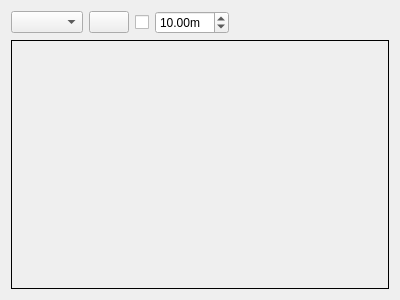
<?xml version="1.0" encoding="UTF-8"?>
<ui version="4.0">
 <class>ImageEnhancerWidget</class>
 <widget class="QWidget" name="ImageEnhancerWidget">
  <property name="enabled">
   <bool>true</bool>
  </property>
  <property name="geometry">
   <rect>
    <x>0</x>
    <y>0</y>
    <width>400</width>
    <height>300</height>
   </rect>
  </property>
  <property name="windowTitle">
   <string>Image Enhancer</string>
  </property>
  <layout class="QVBoxLayout" name="verticalLayout" stretch="0,1,0">
   <item>
    <layout class="QHBoxLayout" name="horizontalLayout" stretch="0,0,0,0,1">
     <item>
      <widget class="QComboBox" name="topics_combo_box">
       <property name="sizeAdjustPolicy">
        <enum>QComboBox::AdjustToContents</enum>
       </property>
      </widget>
     </item>
     <item>
      <widget class="QPushButton" name="refresh_topics_push_button"/>
     </item>
     <item>
      <widget class="QCheckBox" name="dynamic_range_check_box">
       <property name="toolTip">
        <string>Dynamic depth range</string>
       </property>
       <property name="text">
        <string/>
       </property>
      </widget>
     </item>
     <item>
      <widget class="QDoubleSpinBox" name="max_range_double_spin_box">
       <property name="toolTip">
        <string>Max depth</string>
       </property>
       <property name="suffix">
        <string>m</string>
       </property>
       <property name="minimum">
        <double>0.010000000000000</double>
       </property>
       <property name="maximum">
        <double>100.000000000000000</double>
       </property>
       <property name="value">
        <double>10.000000000000000</double>
       </property>
      </widget>
     </item>
     <item>
      <spacer name="horizontalSpacer">
       <property name="orientation">
        <enum>Qt::Horizontal</enum>
       </property>
       <property name="sizeHint" stdset="0">
        <size>
         <width>40</width>
         <height>20</height>
        </size>
       </property>
      </spacer>
     </item>
    </layout>
   </item>
   <item>
    <layout class="QHBoxLayout" name="horizontalLayout_2" stretch="1,0">
     <property name="spacing">
      <number>0</number>
     </property>
     <item>
      <widget class="rqt_image_enhancer::RatioLayoutedFrame" name="image_frame">
       <property name="sizePolicy">
        <sizepolicy hsizetype="Expanding" vsizetype="Expanding">
         <horstretch>0</horstretch>
         <verstretch>0</verstretch>
        </sizepolicy>
       </property>
       <property name="minimumSize">
        <size>
         <width>80</width>
         <height>60</height>
        </size>
       </property>
       <property name="frameShape">
        <enum>QFrame::Box</enum>
       </property>
       <property name="lineWidth">
        <number>1</number>
       </property>
      </widget>
     </item>
     <item>
      <spacer name="horizontalSpacer_2">
       <property name="orientation">
        <enum>Qt::Horizontal</enum>
       </property>
       <property name="sizeType">
        <enum>QSizePolicy::Expanding</enum>
       </property>
       <property name="sizeHint" stdset="0">
        <size>
         <width>0</width>
         <height>20</height>
        </size>
       </property>
      </spacer>
     </item>
    </layout>
   </item>
   <item>
    <spacer name="verticalSpacer">
     <property name="orientation">
      <enum>Qt::Vertical</enum>
     </property>
     <property name="sizeHint" stdset="0">
      <size>
       <width>20</width>
       <height>0</height>
      </size>
     </property>
    </spacer>
   </item>
  </layout>
 </widget>
 <customwidgets>
  <customwidget>
   <class>rqt_image_enhancer::RatioLayoutedFrame</class>
   <extends>QFrame</extends>
   <header>rqt_image_enhancer/ratio_layouted_frame.h</header>
   <container>1</container>
  </customwidget>
 </customwidgets>
 <resources/>
 <connections/>
</ui>
